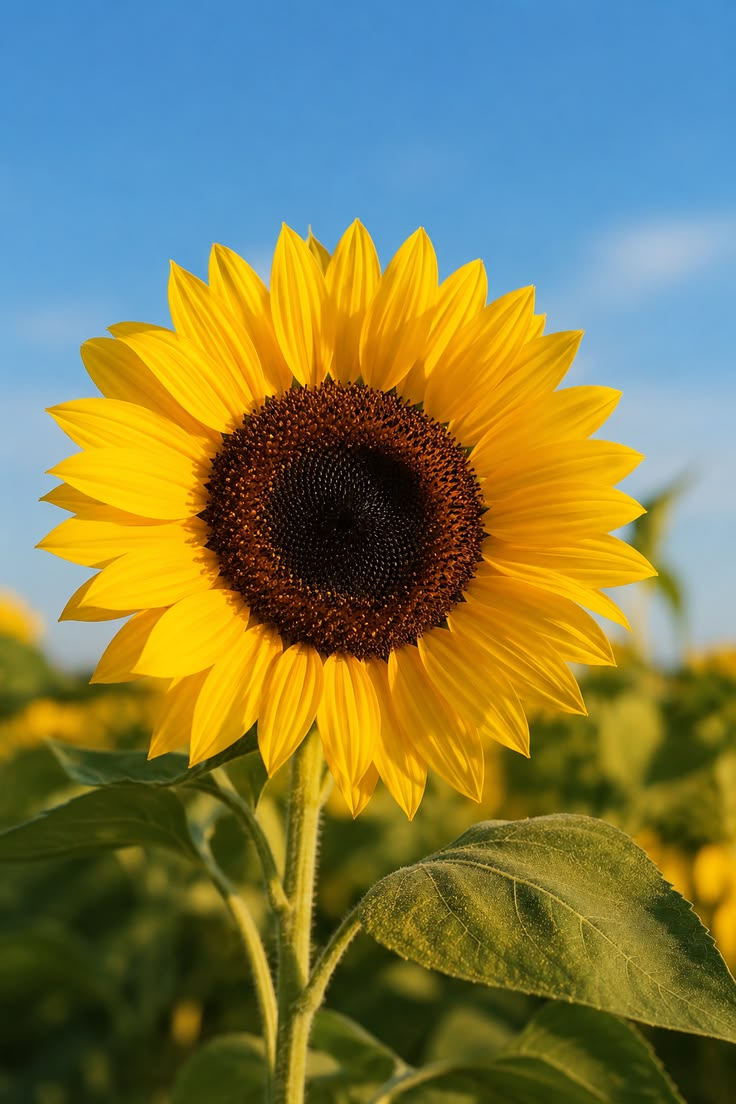
#> input picture TP5_Support/exercice3/sunflower.png, 736 x 1104 px
$ python exo3.py
#> lines starting #> are read from the running program, lines starting #| are printed output that depends on the picture
import cv2
import numpy as np
import matplotlib.pyplot as plt

image = cv2.imread("sunflower.png")
#> image is the input picture: shape (1104, 736, 3); mean B, G, R 78.9, 125, 124.7
image = cv2.cvtColor(image, cv2.COLOR_BGR2RGB)

noisy = image.copy()

# Add salt and pepper noise
prob = 0.05

random = np.random.rand(*image.shape[:2])

noisy[random < prob / 2] = 0  # pepper
noisy[random > 1 - prob / 2] = 255  # salt
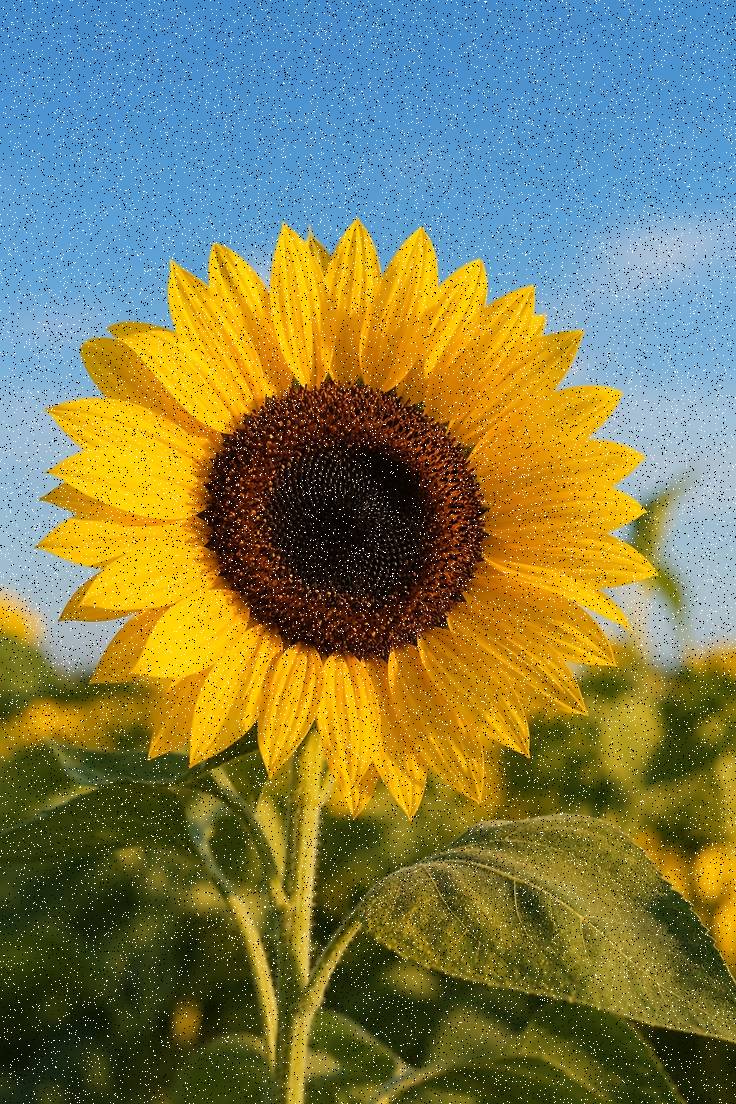
#> noisy: shape (1104, 736, 3); mean R, G, B 124.9, 125.2, 81.3

median = cv2.medianBlur(noisy, 5)
gaussian = cv2.GaussianBlur(noisy, (5, 5), 0)
mean = cv2.blur(noisy, (5, 5))

plt.figure(figsize=(12, 8))

images = [image, noisy, median, gaussian, mean]
titles = ["Originale", "Bruitée", "Median", "Gaussian", "Mean"]

for i in range(5):
    plt.subplot(2, 3, i + 1)
    plt.imshow(images[i])
    plt.title(titles[i])
    plt.axis("off")

plt.tight_layout()
plt.show()
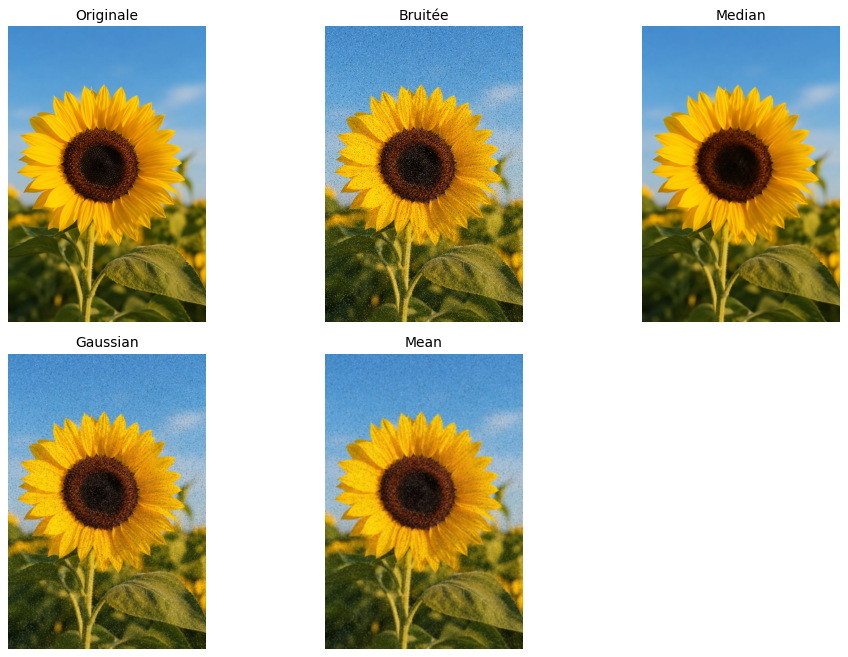
#> figure drawn by matplotlib, 5 panels
